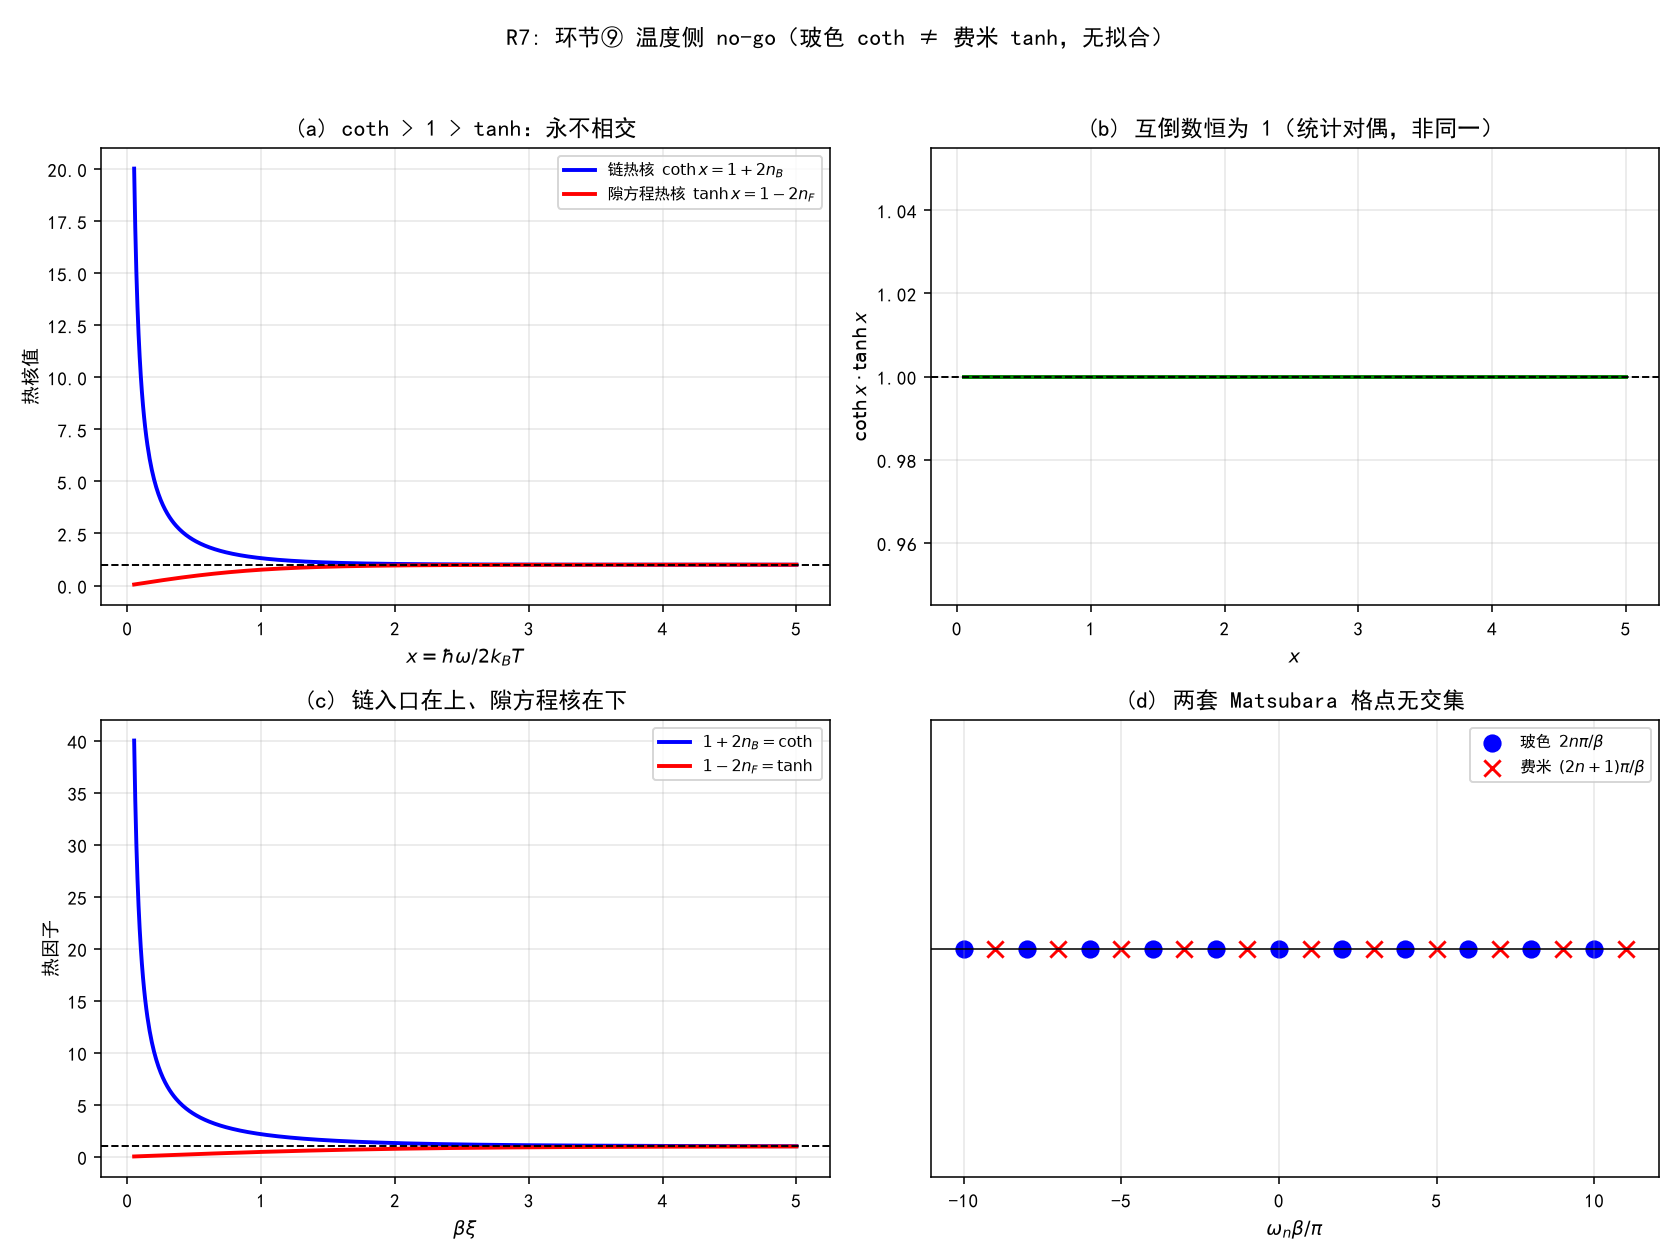

Write the Python code that produced this figure.
# -*- coding: utf-8 -*-
"""
R7: 温度侧 no-go——链唯一热核 coth（玻色）≠ 隙方程热核 tanh（费米）。
只检验不等式/互倒数/格点不交，不拟合。仅用 numpy + matplotlib。
运行：python "10 探索/超导第一性研究/04_计算验证/环节9_温度侧no-go.py"
"""
import csv
import math
import os

import numpy as np
import matplotlib
matplotlib.use("Agg")
import matplotlib.pyplot as plt

plt.rcParams["font.sans-serif"] = ["SimHei", "Microsoft YaHei"]
plt.rcParams["axes.unicode_minus"] = False

HERE = os.path.dirname(os.path.abspath(__file__))


def assertions():
    out = {}
    x = np.linspace(0.05, 5, 2000)
    tanhx = np.tanh(x)
    cothx = 1 / tanhx

    out["coth_minus_tanh_min"] = float(np.min(cothx - tanhx))
    out["coth_always_gt_one"] = bool(np.all(cothx > 1))
    out["tanh_always_lt_one"] = bool(np.all(tanhx < 1))
    out["reciprocal_max_dev"] = float(np.max(np.abs(cothx * tanhx - 1)))

    # 1+2nB 与 1-2nF 的差（xi>0）
    xi = np.linspace(0.05, 5, 2000)
    nb = 1 / (np.exp(xi) - 1)
    nf = 1 / (np.exp(xi) + 1)
    fB = 1 + 2 * nb
    fF = 1 - 2 * nf
    out["fB_gt_fF_always"] = bool(np.all(fB > fF))
    out["fB_minus_fF_min"] = float(np.min(fB - fF))

    # Matsubara 格点不交：2n != 2m+1（有限范围核对）
    ns = np.arange(-50, 51)
    evens = set(2 * ns)
    odds = {2 * m + 1 for m in ns}
    out["grids_intersection_size"] = len(evens & odds)
    return out


def plots(a):
    fig, axes = plt.subplots(2, 2, figsize=(12, 9))

    # (a) coth vs tanh
    ax = axes[0, 0]
    x = np.linspace(0.05, 5, 600)
    ax.plot(x, 1 / np.tanh(x), "b-", lw=2, label=r"链热核 $\coth x=1+2n_B$")
    ax.plot(x, np.tanh(x), "r-", lw=2, label=r"隙方程热核 $\tanh x=1-2n_F$")
    ax.axhline(1, color="k", ls="--", lw=1)
    ax.set_xlabel(r"$x=\hbar\omega/2k_BT$")
    ax.set_ylabel(r"热核值")
    ax.set_title("(a) coth > 1 > tanh：永不相交")
    ax.legend(fontsize=8)
    ax.grid(alpha=0.3)

    # (b) 互倒数
    ax = axes[0, 1]
    ax.plot(x, (1 / np.tanh(x)) * np.tanh(x), "g-", lw=2)
    ax.axhline(1, color="k", ls="--", lw=1)
    ax.set_xlabel(r"$x$")
    ax.set_ylabel(r"$\coth x\cdot\tanh x$")
    ax.set_title("(b) 互倒数恒为 1（统计对偶，非同一）")
    ax.grid(alpha=0.3)

    # (c) 1+2nB 与 1-2nF 的温度演化
    ax = axes[1, 0]
    xi = np.linspace(0.05, 5, 600)
    ax.plot(xi, 1 + 2 / (np.exp(xi) - 1), "b-", lw=2, label=r"$1+2n_B=\coth$")
    ax.plot(xi, 1 - 2 / (np.exp(xi) + 1), "r-", lw=2, label=r"$1-2n_F=\tanh$")
    ax.axhline(1, color="k", ls="--", lw=1)
    ax.set_xlabel(r"$\beta\xi$")
    ax.set_ylabel(r"热因子")
    ax.set_title("(c) 链入口在上、隙方程核在下")
    ax.legend(fontsize=8)
    ax.grid(alpha=0.3)

    # (d) Matsubara 格点：整数 vs 半整数
    ax = axes[1, 1]
    n = np.arange(-5, 6)
    ax.scatter(2 * n, np.zeros_like(n), c="blue", s=70, label=r"玻色 $2n\pi/\beta$")
    ax.scatter(2 * n + 1, np.zeros_like(n), c="red", s=70, marker="x", label=r"费米 $(2n+1)\pi/\beta$")
    ax.axhline(0, color="k", lw=0.8)
    ax.set_xlabel(r"$\omega_n\beta/\pi$")
    ax.set_yticks([])
    ax.set_title("(d) 两套 Matsubara 格点无交集")
    ax.legend(fontsize=8)
    ax.grid(alpha=0.3, axis="x")

    fig.suptitle("R7: 环节⑨ 温度侧 no-go（玻色 coth ≠ 费米 tanh，无拟合）", fontsize=12)
    fig.tight_layout(rect=[0, 0, 1, 0.96])
    png = os.path.join(HERE, "环节9_温度侧no-go.png")
    fig.savefig(png, dpi=140)
    plt.close(fig)
    return png


if __name__ == "__main__":
    a = assertions()
    print("=== R7 数值断言 ===")
    for k, v in a.items():
        print(f"{k:32s} = {v}")
    p = plots(a)
    path = os.path.join(HERE, "环节9_温度侧no-go_断言.csv")
    with open(path, "w", newline="", encoding="utf-8-sig") as f:
        w = csv.writer(f)
        w.writerow(["assertion", "value"])
        for k, v in a.items():
            w.writerow([k, v])
    print(f"\n图像: {p}\n断言表: {path}")
